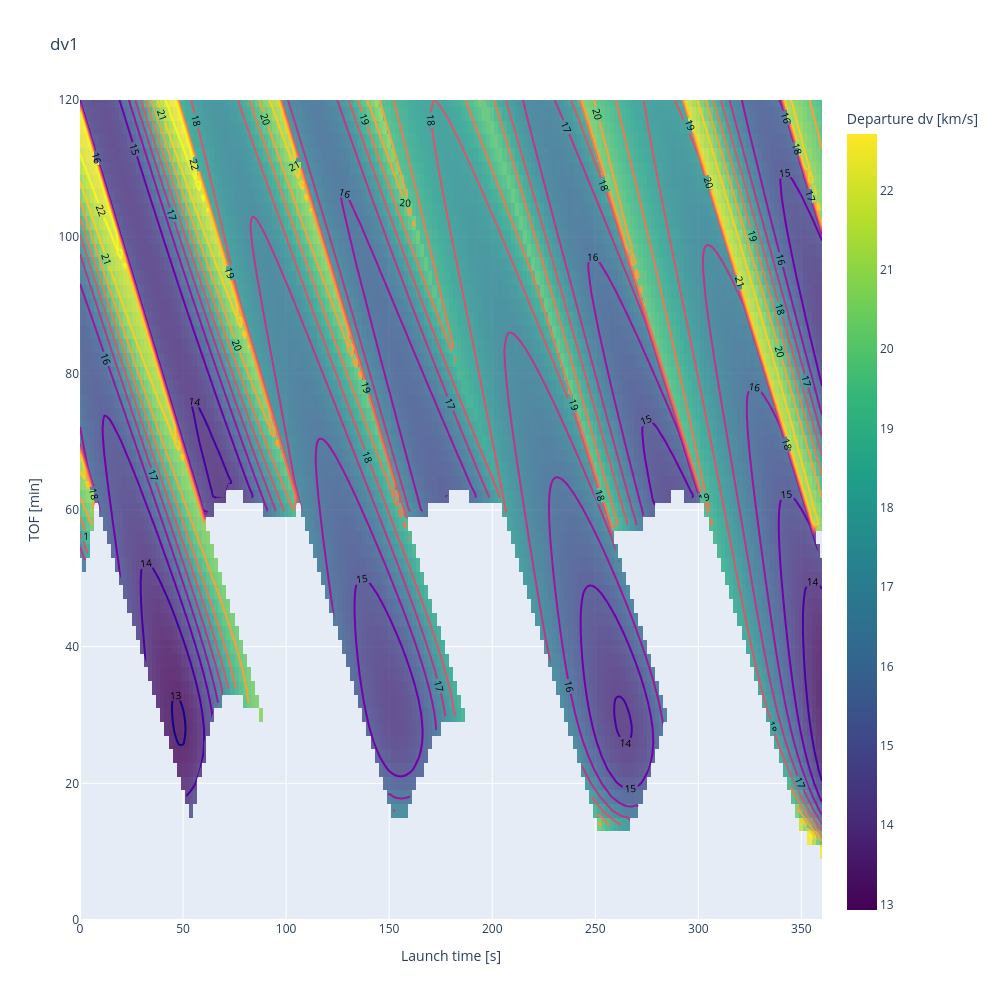

The code cell stored with this chart in its notebook:
### Code cell
fig = go.Figure()

# plotly expects [y_dim, x_dim] so z.T
fig.add_trace(go.Heatmap(
    x=t_arr_launch / MIN_TO_SEC,
    y=t_arr_tofs / MIN_TO_SEC,
    z=dv_arr_mag.T,
    colorscale="Viridis",
    colorbar=dict(title="Departure dv [km/s]"),
    opacity=0.8,
))

fig.add_trace(go.Contour(
    x=t_arr_launch / MIN_TO_SEC,
    y=t_arr_tofs / MIN_TO_SEC,
    z=dv_arr_mag.T,
    showscale=False,
    line=dict(width=2, color="black"),
    contours=dict(
        coloring="lines",
        showlabels=True,
        start=0,
        end=np.max(dv_arr_mag),
        size=1,
        labelfont=dict(size=10, color="black")
    )
))

# fig.add_trace(go.Scatter(
#     x=launch_grid.ravel(),
#     y=offset_grid.ravel(),
#     mode="markers",
#     marker=dict(
#         size=4,
#         color="black",
#         opacity=0.7
#     ),
#     name="Grid points"
# ))

fig.update_layout(
    xaxis_title="Launch time [s]",
    yaxis_title="TOF [min]",
    title="dv1",
    width=1000,
    height=1000
)

fig.update_xaxes(
    range=[np.min(t_arr_launch / MIN_TO_SEC), np.max(t_arr_launch / MIN_TO_SEC)],
    constrain="domain"
)

fig.update_yaxes(
    range=[np.min(t_arr_tofs / MIN_TO_SEC), np.max(t_arr_tofs / MIN_TO_SEC)],
    constrain="domain"
)

fig.show()

### Figure 1 — Plotly figure (JSON) as saved in the notebook; plotly's stock layout.template omitted (floating-point values rounded to 4 significant figures; data arrays with more than 128 entries replaced by an {"elided": "..."} marker saying what was removed)
{"data": [{"colorbar": {"title": {"text": "Departure dv [km/s]"}}, "colorscale": [[0, "#440154"], [0.1111, "#482878"], [0.2222, "#3e4989"], [0.3333, "#31688e"], [0.4444, "#26828e"], [0.5556, "#1f9e89"], [0.6667, "#35b779"], [0.7778, "#6ece58"], [0.8889, "#b5de2b"], [1, "#fde725"]], "opacity": 0.8, "type": "heatmap", "x": {"elided": "181 float values"}, "y": [0.0, 2.0, 4.0, 6.0, 8.0, 10.0, 12.0, 14.0, 16.0, 18.0, 20.0, 22.0, 24.0, 26.0, 28.0, 30.0, 32.0, 34.0, 36.0, 38.0, 40.0, 42.0, 44.0, 46.0, 48.0, 50.0, 52.0, 54.0, 56.0, 58.0, 60.0, 62.0, 64.0, 66.0, 68.0, 70.0, 72.0, 74.0, 76.0, 78.0, 80.0, 82.0, 84.0, 86.0, 88.0, 90.0, 92.0, 94.0, 96.0, 98.0, 100.0, 102.0, 104.0, 106.0, 108.0, 110.0, 112.0, 114.0, 116.0, 118.0, 120.0], "z": {"elided": "61x181 float values"}}, {"contours": {"coloring": "lines", "end": null, "labelfont": {"color": "black", "size": 10}, "showlabels": true, "size": 1, "start": 0}, "line": {"color": "black", "width": 2}, "showscale": false, "type": "contour", "x": {"elided": "181 float values"}, "y": [0.0, 2.0, 4.0, 6.0, 8.0, 10.0, 12.0, 14.0, 16.0, 18.0, 20.0, 22.0, 24.0, 26.0, 28.0, 30.0, 32.0, 34.0, 36.0, 38.0, 40.0, 42.0, 44.0, 46.0, 48.0, 50.0, 52.0, 54.0, 56.0, 58.0, 60.0, 62.0, 64.0, 66.0, 68.0, 70.0, 72.0, 74.0, 76.0, 78.0, 80.0, 82.0, 84.0, 86.0, 88.0, 90.0, 92.0, 94.0, 96.0, 98.0, 100.0, 102.0, 104.0, 106.0, 108.0, 110.0, 112.0, 114.0, 116.0, 118.0, 120.0], "z": {"elided": "61x181 float values"}}], "layout": {"height": 1000, "title": {"text": "dv1"}, "width": 1000, "xaxis": {"constrain": "domain", "range": [0, 360], "title": {"text": "Launch time [s]"}}, "yaxis": {"constrain": "domain", "range": [0, 120], "title": {"text": "TOF [min]"}}}}
